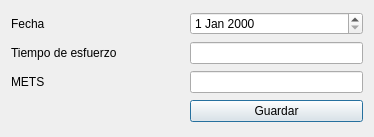
<?xml version="1.0" encoding="UTF-8"?>
<ui version="4.0">
 <class>DialogErgo</class>
 <widget class="QDialog" name="DialogErgo">
  <property name="geometry">
   <rect>
    <x>0</x>
    <y>0</y>
    <width>374</width>
    <height>137</height>
   </rect>
  </property>
  <property name="windowTitle">
   <string>Dialog</string>
  </property>
  <layout class="QGridLayout" name="gridLayout">
   <item row="4" column="1">
    <widget class="QLineEdit" name="lineEditTesfuerzo"/>
   </item>
   <item row="5" column="1">
    <widget class="QLineEdit" name="lineEditMets"/>
   </item>
   <item row="5" column="0">
    <widget class="QLabel" name="labelVTDVI">
     <property name="text">
      <string>METS</string>
     </property>
    </widget>
   </item>
   <item row="15" column="1">
    <widget class="QPushButton" name="pushButtonErgoGuardar">
     <property name="text">
      <string>Guardar</string>
     </property>
    </widget>
   </item>
   <item row="15" column="0">
    <widget class="QDialogButtonBox" name="buttonBox">
     <property name="orientation">
      <enum>Qt::Horizontal</enum>
     </property>
    </widget>
   </item>
   <item row="1" column="1">
    <widget class="QDateEdit" name="dateEditErgo"/>
   </item>
   <item row="4" column="0">
    <widget class="QLabel" name="labelDilatVi">
     <property name="text">
      <string>Tiempo de esfuerzo</string>
     </property>
    </widget>
   </item>
   <item row="1" column="0">
    <widget class="QLabel" name="label">
     <property name="text">
      <string>Fecha</string>
     </property>
    </widget>
   </item>
  </layout>
 </widget>
 <resources/>
 <connections>
  <connection>
   <sender>buttonBox</sender>
   <signal>accepted()</signal>
   <receiver>DialogErgo</receiver>
   <slot>accept()</slot>
   <hints>
    <hint type="sourcelabel">
     <x>248</x>
     <y>254</y>
    </hint>
    <hint type="destinationlabel">
     <x>157</x>
     <y>274</y>
    </hint>
   </hints>
  </connection>
  <connection>
   <sender>buttonBox</sender>
   <signal>rejected()</signal>
   <receiver>DialogErgo</receiver>
   <slot>reject()</slot>
   <hints>
    <hint type="sourcelabel">
     <x>316</x>
     <y>260</y>
    </hint>
    <hint type="destinationlabel">
     <x>286</x>
     <y>274</y>
    </hint>
   </hints>
  </connection>
 </connections>
</ui>
